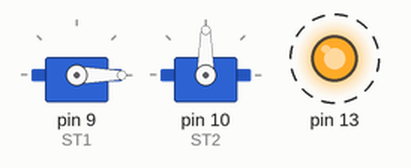
Recording of a sketch running on a simulated Arduino Uno, built with avr-gcc and run on an emulated ATmega328P. Parts: 2 × servo, output pins drawn as LEDs (lit = HIGH). Dashed ring = blinking.

Above: at 0.02 s.
Timing chart, 0 to 3.0 s (numbered marks = the images above):
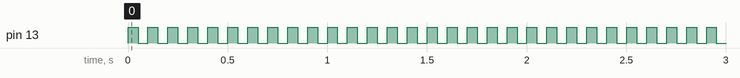

Measured:
- by itself, pin 13: alternates HIGH for 0.05 s and LOW for 0.05 s

The sketch:

Sabertooth_TestSketch.ino
```cpp
// (licence header left out)
#include <Servo.h>

Servo ST1, ST2; // We'll name the Sabertooth servo channel objects ST1 and ST2.
                // For how to configure the Sabertooth, see the DIP Switch Wizard for
                //   http://www.dimensionengineering.com/datasheets/SabertoothDIPWizard/start.htm
                // Be sure to select RC Microcontroller Mode for use with this sample.
                //
                // Connections to make:
                //   Arduino Pin 9  ->  Sabertooth S1
                //   Arduino Pin 10 ->  Sabertooth S2
                //   Arduino GND    ->  Sabertooth 0V
                //   Arduino VIN    ->  Sabertooth 5V (OPTIONAL, if you want the Sabertooth to power the Arduino)
                //
                // Sabertooth accepts servo pulses from 1000 us to 2000 us.
                // We need to specify the pulse widths in attach(). 0 degrees will be full reverse, 180 degrees will be
                // full forward. Sending a servo command of 90 will stop the motor. Whether the servo pulses control
                // the motors individually or control throttle and turning depends on your mixed mode setting.

// Notice these attach() calls. The second and third arguments are important.
// With a single argument, the range is 44 to 141 degrees, with 92 being stopped.
// With all three arguments, we can use 0 to 180 degrees, with 90 being stopped.
void setup()
{
  ST1.attach( 9, 1000, 2000);
  ST2.attach(10, 1000, 2000);
  pinMode(13, OUTPUT);
}

void loop()
{
  int power;

  // Ramp both servo channels from 0 to 180 (full reverse to full forward),
  // waiting 20 ms (1/50th of a second) per value.
  for (power = 90; power >= 0;)
  {
    ST1.write(0);
    ST2.write(90);
    digitalWrite(13, HIGH);   // turn the LED on (HIGH is the voltage level)
    delay(50);              // wait for a second
    digitalWrite(13, LOW);    // turn the LED off by making the voltage LOW
    delay(50);
    //delay(20);
  }

  // Now go back the way we came.
  for (power = 0; power <= 90; power ++)
  {
    ST1.write(power);
    ST2.write(90);
    digitalWrite(13, HIGH);   // turn the LED on (HIGH is the voltage level)
    delay(50);              // wait for a second
    digitalWrite(13, LOW);    // turn the LED off by making the voltage LOW
    delay(50);
    //delay(20);
  }
}
```
